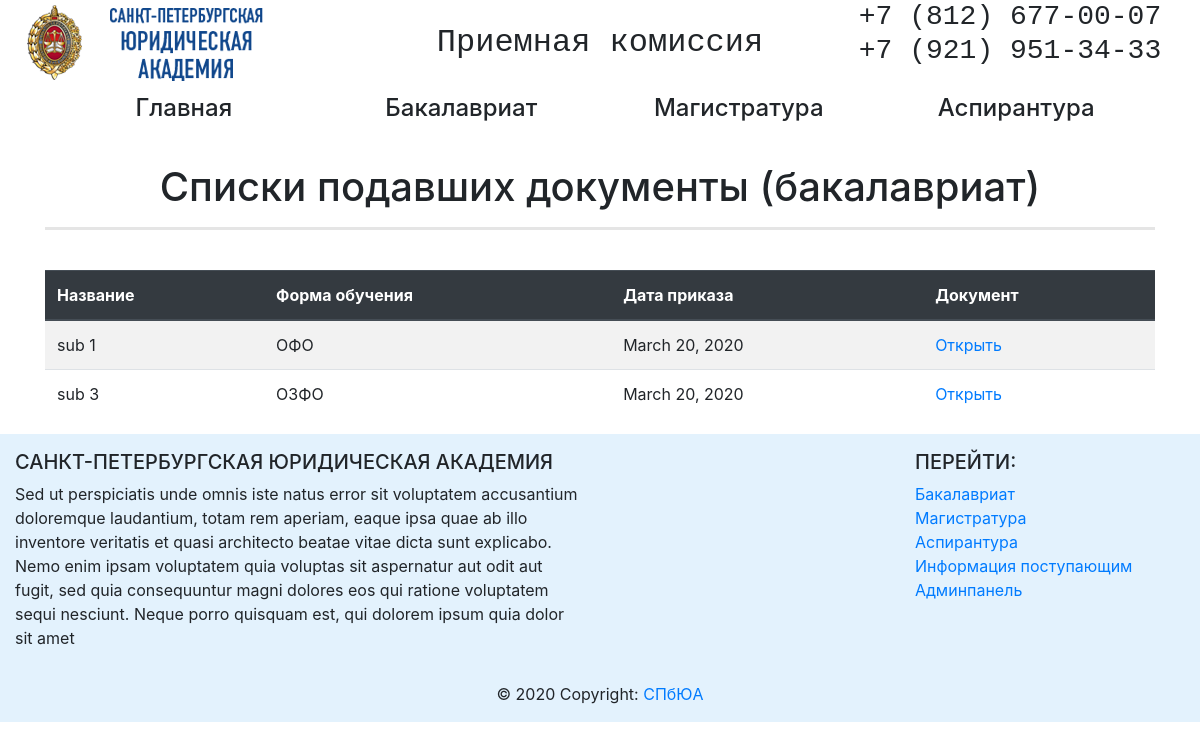
The app's page /abitur/bak/submit_doc_bak/ with its own data.
### abitur/models.py (models this page shows, shortened)
class SubmitDoc(models.Model):
    name_submit_doc = models.CharField(max_length=256)
    educational_form = models.ForeignKey('EducationalForm', on_delete=models.PROTECT, related_name='linked_submit_doc')
    date_pub = models.DateTimeField(auto_now_add=True)
    date_order = models.DateField()
    file = models.FileField(upload_to='files')

class EducationalForm(models.Model):
    name_educational_form = models.CharField(max_length=64)
    def __str__(self):
        return self.name_educational_form

### abitur/views.py (the view)
# urls.py: path('bak/submit_doc_bak/', submit_doc_bak, name='submit_doc_bak_url'),
def submit_doc_bak(request):
    educational_form = EducationalForm.objects.all()
    return render(request, 'abitur/bak/submit_doc_bak.html', context={'educational_form': educational_form})

### abitur/templates/abitur/bak/submit_doc_bak.html
{% extends 'abitur/base_abitur.html' %}
{% block content %}
<div class="container">
    <br>
    <h1 align="center">Списки подавших документы (бакалавриат)</h1>
    <hr style="border-width: 3px;">
    <br>
    <div class="table-response">
        <table class="table table-border table-hover table-striped">
            <thead class="thead-dark">
            <tr>
                <th>Название</th>
                <th>Форма обучения</th>
                <th>Дата приказа</th>
                <th>Документ</th>
            </tr>
            </thead>
            {%for educational_form in educational_form %}
            {%for submit in educational_form.linked_submit_doc.all %}
            <tr>
                <td>{{ submit.name_submit_doc }}</td>
                <td>{{ submit.educational_form }}</td>
                <td>{{ submit.date_order }}</td>
                <td><a href=" {{submit.file.url}} " rel="noopener" target="_blank">Открыть</a></td>
            </tr>
            {% endfor %}
            {% endfor %}
        </table>
    </div>
</div>
{% endblock %}

### records on screen
SubmitDoc: name_submit_doc "sub 1", educational_form "ОФО", date_order "March 20, 2020"
SubmitDoc: name_submit_doc "sub 3", educational_form "ОЗФО", date_order "March 20, 2020"
